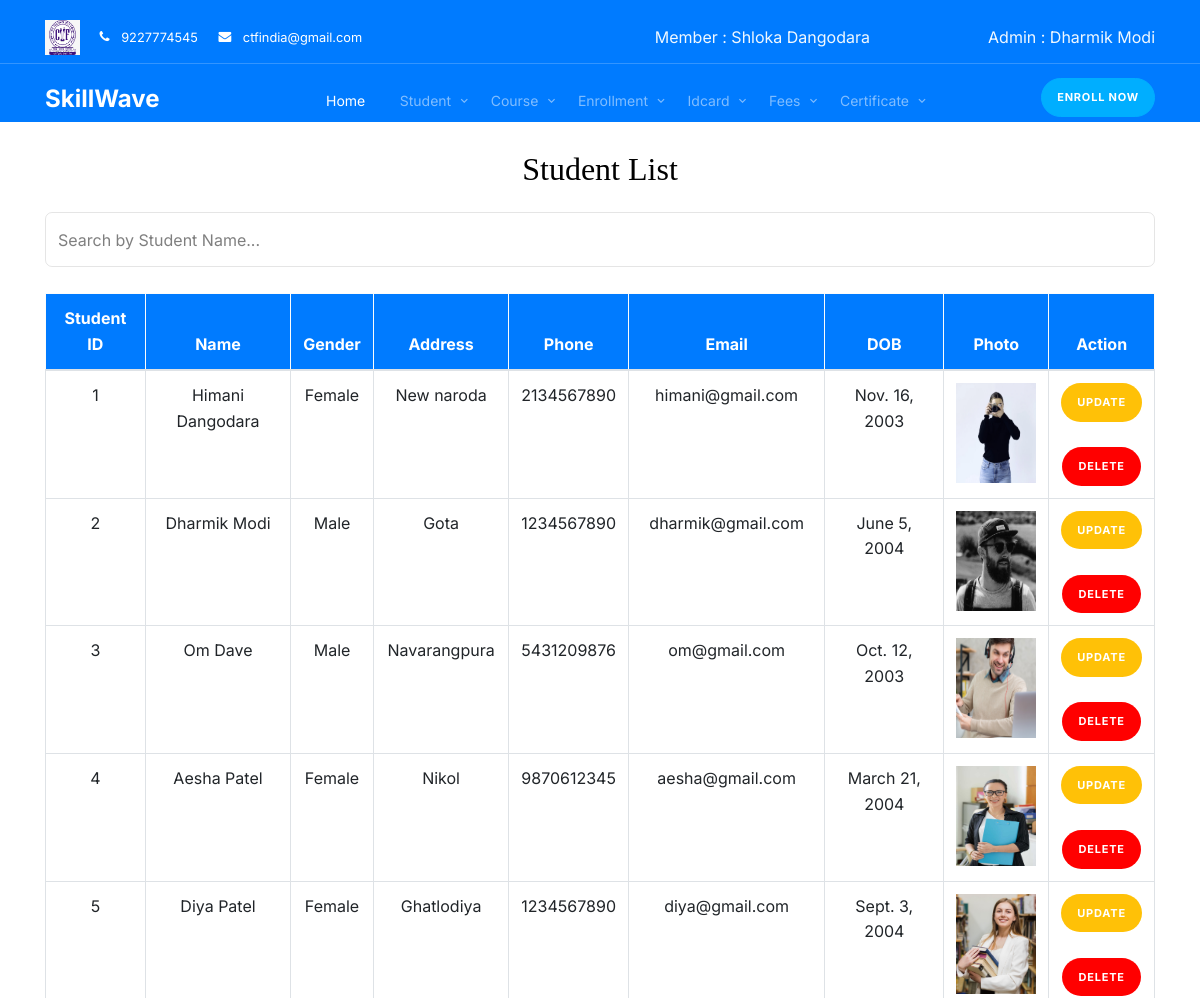
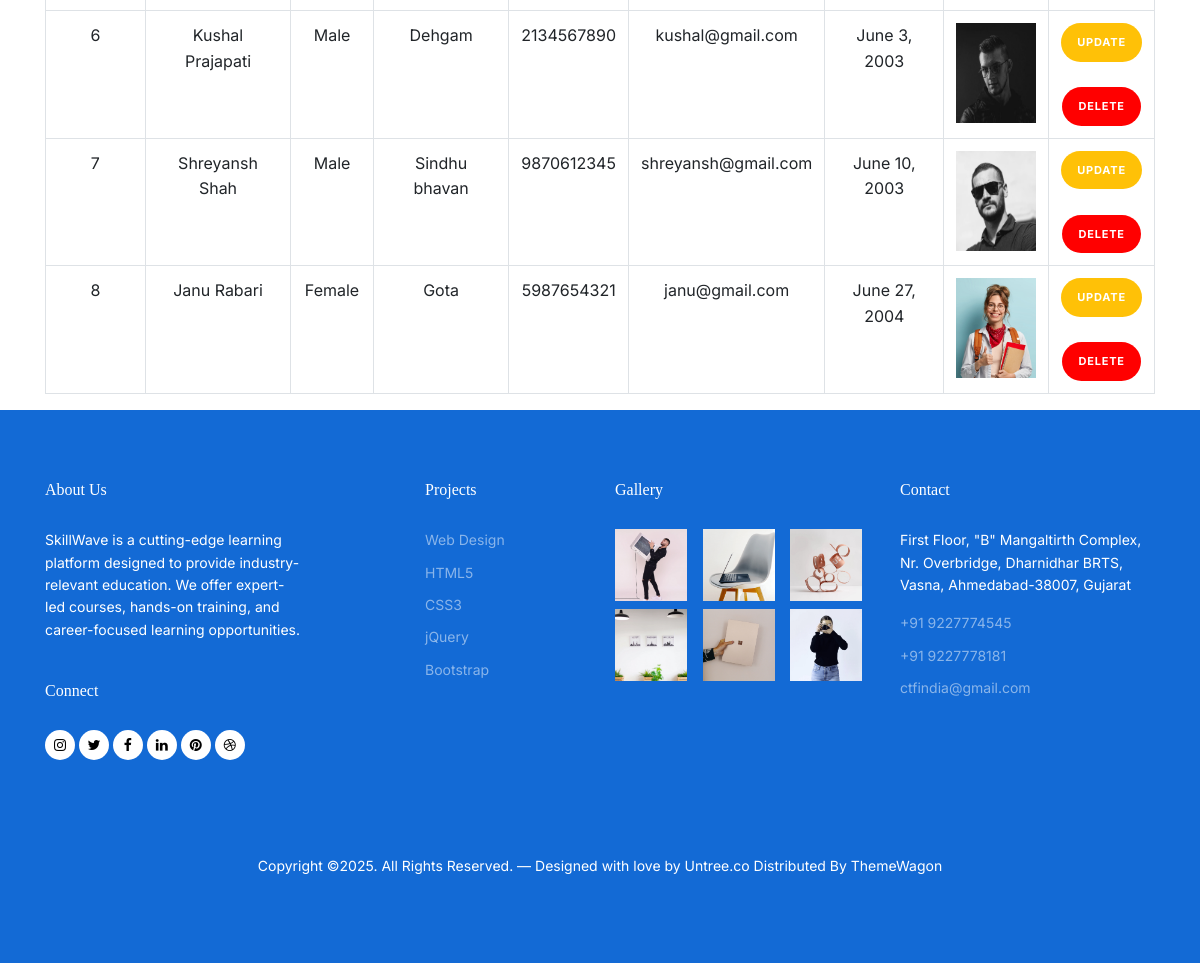
Page /student_list/1 on the committed database (2 pictures, top to bottom).
### myapp/models.py (models this page shows, shortened)
class Member(models.Model):
    member_id = models.AutoField(primary_key=True, verbose_name="ID")
    admin = models.ForeignKey(Admin, on_delete = models.CASCADE )
    member_name = models.CharField(max_length=50)
    member_email = models.EmailField(max_length=50)
    member_password = models.CharField(max_length=10)
    member_phone = models.CharField(max_length=10)
    date_of_joining = models.DateField()

class Admin(models.Model):
    admin_id = models.AutoField(primary_key=True, verbose_name="ID")
    email = models.EmailField(max_length=50)
    password = models.CharField(max_length=10)
    name = models.CharField(max_length=50)

class Student(models.Model):
    student_id = models.AutoField(primary_key=True, verbose_name="ID")  # Fixed spelling: student_id → ID
    admin = models.ForeignKey(Admin, on_delete = models.CASCADE )
    name = models.CharField(max_length=50)
    address = models.CharField(max_length=100)
    phone_no = models.CharField(max_length=10)
    email = models.CharField(max_length=50)
    DOB = models.DateField()
    photo = models.FileField(upload_to='static/images/student_photos/', null=True)  # Fixed max_length to 1
    marks = models.IntegerField(default=0)  # Assuming marks field exists
    gender = models.CharField(max_length=10, choices=[('Male', 'Male'), ('Female', 'Female')])  # Add this field

### myapp/views.py (the view)
# urls.py: path('student_list/<int:member_id>', views.Student_list, name='student_list'),
def Student_list(request, member_id):
    admin_id = models.Member.objects.get(member_id=member_id).admin.admin_id
    member = models.Member.objects.get(member_id=member_id)
    c = models.Admin.objects.get(admin_id=admin_id)
    id = member.member_id
    student = models.Student.objects.filter(admin = admin_id)
    context = {
        'id': id,
        'admin': c,
        'member': member,
        'student': student,
    }
    students = models.Student.objects.filter(admin = admin_id)
    context['students'] = students
    return render(request, 'student_list.html', context)

### myapp/templates/student_list.html (shortened to what this page needs)
<!doctype html>
<html lang="en">
<head>
  <link rel="stylesheet" href="https://unicons.iconscout.com/release/v4.0.0/css/line.css">
  {% load static %}
  <link rel="stylesheet" href="{% static 'css/bootstrap.min.css' %}">
  <link rel="stylesheet" href="{% static 'css/bootstrap.min.css' %}">
  <link rel="stylesheet" href="{% static 'css/animate.min.css' %}">
  <link rel="stylesheet" href="{% static 'css/owl.carousel.min.css' %}">
  <link rel="stylesheet" href="{% static 'css/owl.theme.default.min.css' %}">
  <link rel="stylesheet" href="{% static 'css/jquery.fancybox.min.css' %}">
  <link rel="stylesheet" href="{% static 'fonts/icomoon/style.css' %}">
  <link rel="stylesheet" href="{% static 'fonts/flaticon/font/flaticon.css' %}">
  <link rel="stylesheet" href="{% static 'css/aos.css' %}">
  <link rel="stylesheet" href="{% static 'css/style.css' %}">
</head>
<body>
<nav class="site-nav mb-5" style="background-color: #007bff;">
    <div class="pb-2 top-bar mb-3">
      <div class="container">
        <div class="row align-items-center">
          <div class="col-6 col-lg-6">
            <img src="../../static/images/image.jpg" style="height: 35px; width: auto; margin-right: 15px;">
            <a href="#" class="small mr-3"><span class="icon-phone mr-2"></span> <span class="d-none d-lg-inline-block">9227774545</span></a>
            <a href="#" class="small mr-3"><span class="icon-envelope mr-2"></span> <span class="d-none d-lg-inline-block">ctfindia@gmail.com</span></a>
          </div>
          <div class="col-6 col-lg-3 text-right" style="color: aliceblue;">Member : {{ member.member_name }}</div>
          <div class="col-6 col-lg-3 text-right" style="color: aliceblue;">Admin : {{ admin.name }}</div>
        </div>
      </div>
    </div>
    <div class="sticky-nav js-sticky-header" style="background-color: #007bff;">
      <div class="container position-relative">
        <div class="site-navigation text-center">
          <a href="{% url 'index' id %}" class="logo menu-absolute m-0">SkillWave</a>
          <ul class="js-clone-nav d-none d-lg-inline-block site-menu">
            <li class="active"><a href="{% url 'index' id %}">Home</a></li>
            <li class="has-children">
              <a href="#">Student</a>
            </li>
            <li class="has-children">
              <a href="#">Course</a>
            </li>
            <li class="has-children">
              <a href="#">Enrollment</a>
            </li>
            <li class="has-children">
              <a href="#">Idcard</a>
            </li>
            <li class="has-children">
              <a href="#">Fees</a>
            </li>
            <li class="has-children">
              <a href="#">Certificate</a>
            </li>
          </ul>
          <a href="#" class="btn-book btn btn-secondary btn-sm menu-absolute">Enroll Now</a>
        </div>
      </div>
    </div>
</nav>
<div class="container">
  <h2 class="text-center mb-4">Student List</h2>
  <div class="d-flex justify-content-end">
    <input type="text" id="searchInput" name="searchInput" class="form-control search-box" placeholder="Search by Student Name...">
  </div><br>
  <div class="table-responsive">
      <table class="table table-bordered text-center table-hover">
          <thead class="table-light">
              <tr style="background-color: #007bff; color: white;">
                  <th>Student ID</th>
                  <th>Name</th>
                  <th>Gender</th>
                  <th>Address</th>
                  <th>Phone</th>
                  <th>Email</th>
                  <th>DOB</th>
                  <th>Photo</th>
                  <th>Action</th>
              </tr>
          </thead>
          <tbody>
              {% for student in students %}
              <tr>
                  <td>{{ student.student_id }}</td>
                  <td>{{ student.name }}</td>
                  <td>{{ student.gender }}</td>
                  <td>{{ student.address }}</td>
                  <td>{{ student.phone_no }}</td>
                  <td>{{ student.email }}</td>
                  <td>{{ student.DOB }}</td>
                  <td>
                    <img src="{{ student.photo.url }}" alt="Student_Photo" height="100" width="80">
                  </td>
                  <td>
                      <a href="{% url 'student_update' id student.student_id %}" class="btn btn-edit btn-sm">Update</a><br><br>
                      <a href="{% url 'student_delete' id student.student_id %}" class="btn btn-delete btn-sm">Delete</a>
                  </td>
              </tr>
              {% empty %}
              <tr>
                  <td colspan="10" class="text-center">No students available.</td>
              </tr>
              {% endfor %}
          </tbody>
      </table>
  </div>
</div>
<div class="site-footer">
  <div class="container">
    <div class="row">
      <div class="col-lg-3 mr-auto">
        <div class="widget">
          <h3>About Us<span class="text-primary">.</span> </h3>
          <p>SkillWave is a cutting-edge learning platform designed to provide industry-relevant education. We offer expert-led courses, hands-on training, and career-focused learning opportunities.</p>
        </div>
        <div class="widget">
          <h3>Connect</h3>
          <ul class="list-unstyled social">
            <li><a href="#"><span class="icon-instagram"></span></a></li>
            <li><a href="#"><span class="icon-twitter"></span></a></li>
            <li><a href="#"><span class="icon-facebook"></span></a></li>
            <li><a href="#"><span class="icon-linkedin"></span></a></li>
            <li><a href="#"><span class="icon-pinterest"></span></a></li>
            <li><a href="#"><span class="icon-dribbble"></span></a></li>
          </ul>
        </div>
      </div>
      <div class="col-lg-2 ml-auto">
        <div class="widget">
          <h3>Projects</h3>
          <ul class="list-unstyled float-left links">
            <li><a href="#">Web Design</a></li>
            <li><a href="#">HTML5</a></li>
            <li><a href="#">CSS3</a></li>
            <li><a href="#">jQuery</a></li>
            <li><a href="#">Bootstrap</a></li>
          </ul>
        </div>
      </div>
      <div class="col-lg-3">
        <div class="widget">
          <h3>Gallery</h3>
          <ul class="instafeed instagram-gallery list-unstyled">
            <li><a class="instagram-item" href="static/images/gal_1.jpg" data-fancybox="gal"><img src="{% static 'images/gal_1.jpg' %}" alt="" width="72" height="72"></a>
            </li>
            <li><a class="instagram-item" href="static/images/gal_2.jpg" data-fancybox="gal"><img src="{% static 'images/gal_2.jpg' %}" alt="" width="72" height="72"></a>
            </li>
            <li><a class="instagram-item" href="static/images/gal_3.jpg" data-fancybox="gal"><img src="{% static 'images/gal_3.jpg' %}" alt="" width="72" height="72"></a>
            </li>
            <li><a class="instagram-item" href="static/images/gal_4.jpg" data-fancybox="gal"><img src="{% static 'images/gal_4.jpg' %}" alt="" width="72" height="72"></a>
            </li>
            <li><a class="instagram-item" href="static/images/gal_5.jpg" data-fancybox="gal"><img src="{% static 'images/gal_5.jpg' %}" alt="" width="72" height="72"></a>
            </li>
            <li><a class="instagram-item" href="static/images/gal_6.jpg" data-fancybox="gal"><img src="{% static 'images/gal_6.jpg' %}" alt="" width="72" height="72"></a>
            </li>
          </ul>
        </div>
      </div>
      <div class="col-lg-3">
        <div class="widget">
          <h3>Contact</h3>
          <address>First Floor, "B" Mangaltirth Complex, Nr. Overbridge, Dharnidhar BRTS, Vasna, Ahmedabad-38007, Gujarat</address>
          <ul class="list-unstyled links mb-4">
              <li><a href="tel://11234567890">+91 9227774545</a></li>
              <li><a href="tel://11234567890">+91 9227778181</a></li>
              <li><a href="mailto:info@mydomain.com">ctfindia@gmail.com</a></li>
          </ul>
        </div>
      </div>
    </div>
    <div class="row mt-5">
      <div class="col-12 text-center">
        <p>Copyright &copy;. All Rights Reserved. &mdash; Designed with love by <a href="https://untree.co">Untree.co</a>  Distributed By <a href="https://themewagon.com">ThemeWagon</a>
        </div>
      </div>
    </div>
  </div>
</body>
</html>

### static/css/style.css (style rules this page uses)
body { font-family: "Inter", sans-serif; line-height: 1.6; background-color: #ffffff; overflow-x: hidden; font-size: 16px; color: #666; }
body:before { content: ""; position: fixed; top: 0; left: 0; z-index: 99; right: 0; bottom: 0; background: rgba(0, 0, 0, 0.2); opacity: 0; visibility: hidden; -webkit-transition: .3s all ease; -o-transition: .3s all ease; transition: .3s all ease; }
a { color: #136ad5; -webkit-transition: .3s all ease; -o-transition: .3s all ease; transition: .3s all ease; }
.text-primary { color: #136ad5 !important; }
h1, .h1, h2, .h2, h3, .h3, h4, .h4 { font-family: "Display Playfair", serif; color: black; }
.btn { padding-top: 15px; padding-bottom: 15px; padding-left: 30px; padding-right: 30px; border-radius: 30px; font-size: 11px; text-transform: uppercase; font-weight: 700; letter-spacing: .05rem; }
.btn.btn-secondary { background: #00aeff; border-color: #00aeff; }
.btn.btn-sm { padding-top: 10px; padding-bottom: 10px; padding-left: 15px; padding-right: 15px; }
.form-control, .custom-select { border: none; font-size: 16px; height: 55px; background: transparent; border: 1px solid rgba(0, 0, 0, 0.1); border-radius: 7px; color: #000000; }
.top-bar a { color: #ffffff; }
.logo { font-size: 24px; color: #ffffff; font-weight: 700; left: 15px; }
.menu-absolute { position: absolute !important; }
.btn-book { position: absolute; right: 15px; margin-top: -2px; }
.site-nav { position: absolute; width: 100%; z-index: 9; top: 0; }
.site-nav a { position: relative; z-index: 9; cursor: pointer; }
.site-nav { padding-top: 20px; padding-bottom: 20px; }
.site-nav .site-navigation .site-menu { margin-bottom: 0; }
.site-nav .site-navigation .site-menu > li { display: inline-block; }
.site-nav .site-navigation .site-menu > li > a { font-size: 14px; padding: 10px 15px; display: inline-block; text-decoration: none !important; color: rgba(255, 255, 255, 0.5); position: relative; }
.site-nav .site-navigation .site-menu > li.active > a { color: #ffffff; }
.site-nav .site-navigation .site-menu .has-children { position: relative; }
.site-nav .site-navigation .site-menu .has-children > a { position: relative; padding-right: 20px; }
.site-nav .site-navigation .site-menu .has-children > a:before { position: absolute; content: "\e313"; font-size: 14px; top: 50%; right: 0; -webkit-transform: translateY(-50%); -ms-transform: translateY(-50%); transform: translateY(-50%); font-family: 'icomoon'; }
.site-mobile-menu .site-nav-wrap { padding: 0; margin: 0; list-style: none; position: relative; }
.site-mobile-menu .site-nav-wrap a { padding: 5px 20px; display: block; position: relative; color: #000000; }
.site-mobile-menu .site-nav-wrap li { position: relative; display: block; }
.site-mobile-menu .site-nav-wrap li.active > a { color: #136ad5; }
.site-mobile-menu .site-nav-wrap > li { display: block; position: relative; float: left; width: 100%; }
.site-mobile-menu .site-nav-wrap > li > a { padding-left: 20px; font-size: 14px; }
.sticky-nav { -webkit-transition: .3s all ease; -o-transition: .3s all ease; transition: .3s all ease; background: transparent; }
.top-bar { border-bottom: 1px solid rgba(255, 255, 255, 0.2); }
.position-relative { position: relative; }
.instagram-gallery { display: -webkit-box; display: -ms-flexbox; display: flex; -ms-flex-wrap: wrap; flex-wrap: wrap; margin-bottom: -8px; margin-left: -8px; }
.instagram-gallery li { -ms-flex-preferred-size: 33.333%; flex-basis: 33.333%; max-width: 33.333%; padding-left: 8px; padding-bottom: 8px; }
.site-footer { background: #136ad5; font-size: 14px; color: #ffffff; padding: 70px 0; }
.site-footer a { color: #ffffff; position: relative; display: inline-block; }
.site-footer .widget { margin-bottom: 40px; display: block; position: relative; z-index: 1; }
.site-footer .widget h3 { font-size: 16px; color: #ffffff; margin-bottom: 30px; }
.site-footer .widget .links { width: 150px; }
.site-footer .widget .links li { margin-bottom: 10px; }
.site-footer .widget .links li a { color: rgba(255, 255, 255, 0.5); }
.site-footer .social li { display: inline-block; }
.site-footer .social li a { display: inline-block; width: 30px; height: 30px; position: relative; background-color: #ffffff; border-radius: 50%; color: #000000; }
.site-footer .social li a:before { display: none; }
.site-footer .social li a > span { position: absolute; top: 50%; left: 50%; -webkit-transform: translate(-50%, -50%); -ms-transform: translate(-50%, -50%); transform: translate(-50%, -50%); }

### rows in the picture
Member: member_name "Shloka Dangodara"
Admin: name "Dharmik Modi"
Student: student_id "1", name "Himani Dangodara", gender "Female", address "New naroda", phone_no "2134567890", email "himani@gmail.com", DOB "Nov. 16, 2003", photo (picture)
Student: student_id "2", name "Dharmik Modi", gender "Male", address "Gota", phone_no "1234567890", email "dharmik@gmail.com", DOB "June 5, 2004", photo (picture)
Student: student_id "3", name "Om Dave", gender "Male", address "Navarangpura", phone_no "5431209876", email "om@gmail.com", DOB "Oct. 12, 2003", photo (picture)
Student: student_id "4", name "Aesha Patel", gender "Female", address "Nikol", phone_no "9870612345", email "aesha@gmail.com", DOB "March 21, 2004", photo (picture)
Student: student_id "5", name "Diya Patel", gender "Female", address "Ghatlodiya", phone_no "1234567890", email "diya@gmail.com", DOB "Sept. 3, 2004", photo (picture)
Student: student_id "6", name "Kushal Prajapati", gender "Male", address "Dehgam", phone_no "2134567890", email "kushal@gmail.com", DOB "June 3, 2003", photo (picture)
Student: student_id "7", name "Shreyansh Shah", gender "Male", address "Sindhu bhavan", phone_no "9870612345", email "shreyansh@gmail.com", DOB "June 10, 2003", photo (picture)
Student: student_id "8", name "Janu Rabari", gender "Female", address "Gota", phone_no "5987654321", email "janu@gmail.com", DOB "June 27, 2004", photo (picture)
